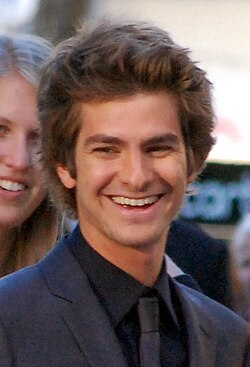
#> input picture img/garfield_test.jpg, 250 x 367 px
$ python -i face_detection.py   (imports and definitions only)
#> lines starting #> are read from the running program, lines starting #| are printed output that depends on the picture
#> further down, picture is the input picture: PIL image 250x367 RGB; mean R, G, B 111.6, 93.2, 91.3
"""
Face detection and cropping utilities for the
VGG16 Facial Emotion Recognition prototype.
"""

import cv2
import numpy as np
from PIL import Image


# ============================================================
# Haar Cascade Face Detector
# ============================================================

FACE_CASCADE_PATH = (
    cv2.data.haarcascades
    + "haarcascade_frontalface_default.xml"
)

face_cascade = cv2.CascadeClassifier(
    FACE_CASCADE_PATH
)

# [4 lines not run here, left out]


# ============================================================
# Detect Faces
# ============================================================

def detect_faces(image):

    rgb_image = np.array(
        image.convert("RGB")
    )

    gray_image = cv2.cvtColor(
        rgb_image,
        cv2.COLOR_RGB2GRAY
    )
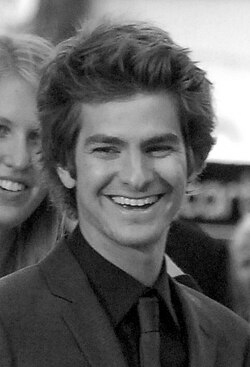
#> gray_image: shape (367, 250); min 0, max 255, mean 98.5

    faces = face_cascade.detectMultiScale(
        gray_image,
        scaleFactor=1.1,
        minNeighbors=5,
        minSize=(30, 30),
    )
#> faces = [[59, 94, 144, 144]]

    return rgb_image, faces


# ============================================================
# Crop Faces
# ============================================================

def crop_faces(
    image,
    padding=0.15,
):

    rgb_image, faces = (
        detect_faces(image)
    )
#> faces = [[59, 94, 144, 144]]

    image_height, image_width = (
        rgb_image.shape[:2]
    )
#> image_height = 367; image_width = 250

    cropped_faces = []

    for x, y, w, h in faces:

        # ----------------------------------------------------
        # Padding
        # ----------------------------------------------------

        pad_x = int(
            w * padding
        )

        pad_y = int(
            h * padding
        )

        # ----------------------------------------------------
        # Safe Bounding Box
        # ----------------------------------------------------

        x1 = max(
            0,
            int(x - pad_x),
        )

        y1 = max(
            0,
            int(y - pad_y),
        )

        x2 = min(
            image_width,
            int(x + w + pad_x),
        )

        y2 = min(
            image_height,
            int(y + h + pad_y),
        )

        # ----------------------------------------------------
        # Crop Face
        # ----------------------------------------------------

        face_crop = rgb_image[
            y1:y2,
            x1:x2
        ]

        if face_crop.size == 0:
            continue

        face_pil = Image.fromarray(
            face_crop
        )

        cropped_faces.append(
            {
                "image": face_pil,
                "box": (
                    x1,
                    y1,
                    x2,
                    y2,
                ),
            }
        )
#> this loop made 1 pass
#> (x, y, w, h, pad_x, pad_y, x1, y1) on pass 1: (59, 94, 144, 144, 21, 21, 38, 73)
#> pass 1, in crop_faces, `face_crop = rgb_image[ y1:y2, x1:x2 ]`:
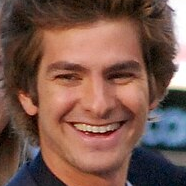
#> face_crop: shape (186, 186, 3); mean R, G, B 122.4, 88, 76.9
#> after the loop, cropped_faces = 1 item

    return cropped_faces


# ============================================================
# Draw Face Bounding Boxes
# ============================================================

def draw_face_boxes(image):

    rgb_image, faces = (
        detect_faces(image)
    )

    output_image = (
        rgb_image.copy()
    )

    for x, y, w, h in faces:

        cv2.rectangle(
            output_image,
            (
                int(x),
                int(y),
            ),
            (
                int(x + w),
                int(y + h),
            ),
            (0, 255, 0),
            2,
        )

    return Image.fromarray(
        output_image
    )

>>> from PIL import Image
>>> picture = Image.open('../../img/garfield_test.jpg')
>>> result = crop_faces(picture)
#> result = 1 item
